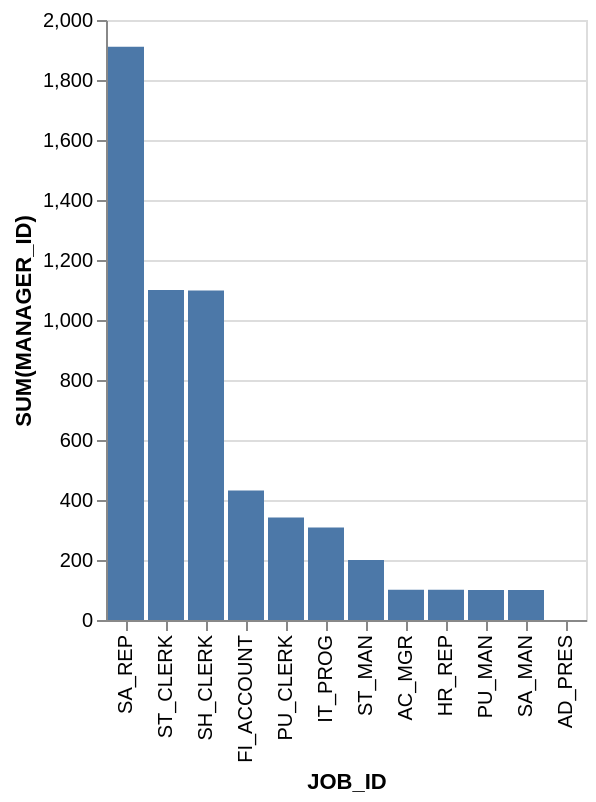

Write a Vega-Lite specification for this figure.
### Vega-Lite specification from a JSON file in a GitHub repository (floating-point values rounded to 4 significant figures)
{"data": {"values": [{"x_data": "AC_MGR", "y_data": 101}, {"x_data": "AD_PRES", "y_data": 0}, {"x_data": "FI_ACCOUNT", "y_data": 432}, {"x_data": "HR_REP", "y_data": 101}, {"x_data": "IT_PROG", "y_data": 308}, {"x_data": "PU_CLERK", "y_data": 342}, {"x_data": "PU_MAN", "y_data": 100}, {"x_data": "SA_MAN", "y_data": 100}, {"x_data": "SA_REP", "y_data": 1911}, {"x_data": "SH_CLERK", "y_data": 1098}, {"x_data": "ST_CLERK", "y_data": 1100}, {"x_data": "ST_MAN", "y_data": 200}]}, "mark": "bar", "encoding": {"x": {"field": "x_data", "type": "nominal", "title": "JOB_ID", "sort": {"op": "sum", "field": "y_data", "order": "descending"}}, "y": {"field": "y_data", "type": "quantitative", "title": "SUM(MANAGER_ID)"}}}
